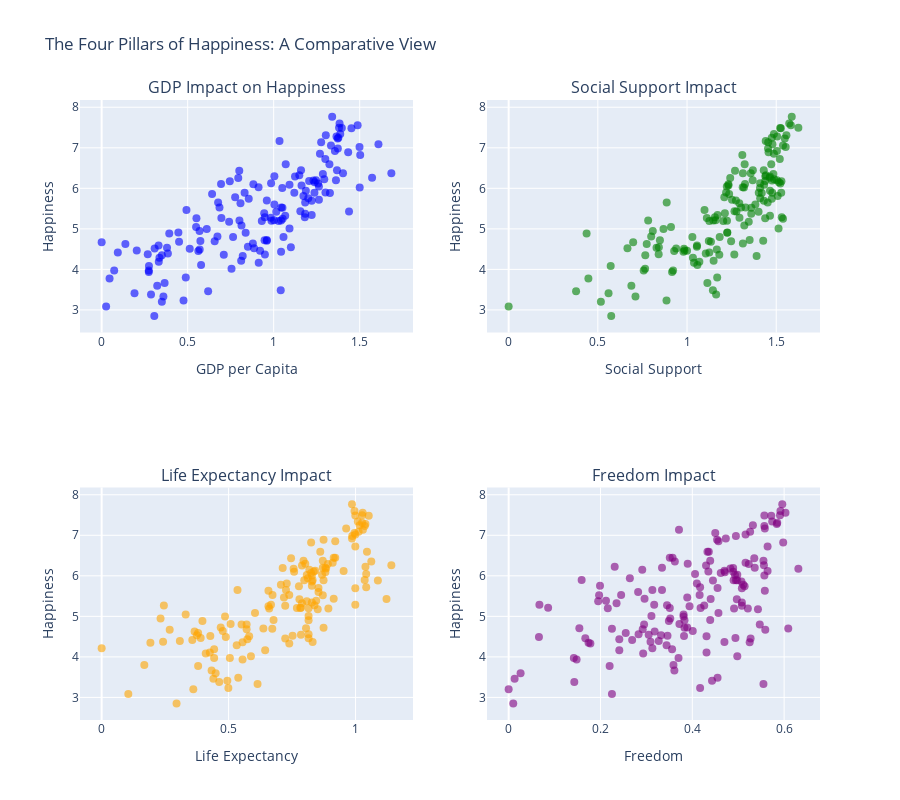

Notebook source saved alongside this figure:
### Markdown cell above
## 🎯 Final Analysis: Key Insights & Conclusions

Let's summarize what we've learned about happiness and answer our main question.

### Code cell
# Create a summary visualization
fig = make_subplots(
    rows=2, cols=2,
    subplot_titles=('GDP Impact on Happiness', 
                    'Social Support Impact',
                    'Life Expectancy Impact',
                    'Freedom Impact'),
    specs=[[{'type': 'scatter'}, {'type': 'scatter'}],
           [{'type': 'scatter'}, {'type': 'scatter'}]]
)

# GDP scatter
fig.add_trace(
    go.Scatter(x=df['GDP per capita'], y=df['Score'], mode='markers',
               marker=dict(color='blue', size=8, opacity=0.6),
               name='GDP'),
    row=1, col=1
)

# Social Support scatter
fig.add_trace(
    go.Scatter(x=df['Social support'], y=df['Score'], mode='markers',
               marker=dict(color='green', size=8, opacity=0.6),
               name='Social Support'),
    row=1, col=2
)

# Life Expectancy scatter
fig.add_trace(
    go.Scatter(x=df['Healthy life expectancy'], y=df['Score'], mode='markers',
               marker=dict(color='orange', size=8, opacity=0.6),
               name='Life Expectancy'),
    row=2, col=1
)

# Freedom scatter
fig.add_trace(
    go.Scatter(x=df['Freedom to make life choices'], y=df['Score'], mode='markers',
               marker=dict(color='purple', size=8, opacity=0.6),
               name='Freedom'),
    row=2, col=2
)

fig.update_xaxes(title_text="GDP per Capita", row=1, col=1)
fig.update_xaxes(title_text="Social Support", row=1, col=2)
fig.update_xaxes(title_text="Life Expectancy", row=2, col=1)
fig.update_xaxes(title_text="Freedom", row=2, col=2)

fig.update_yaxes(title_text="Happiness", row=1, col=1)
fig.update_yaxes(title_text="Happiness", row=1, col=2)
fig.update_yaxes(title_text="Happiness", row=2, col=1)
fig.update_yaxes(title_text="Happiness", row=2, col=2)

fig.update_layout(
    title_text="The Four Pillars of Happiness: A Comparative View",
    height=800,
    showlegend=False
)

fig.show()

### Figure 1 — Plotly figure (JSON) as saved in the notebook; plotly's stock layout.template omitted (floating-point values rounded to 4 significant figures; data arrays with more than 128 entries replaced by an {"elided": "..."} marker saying what was removed)
{"data": [{"marker": {"color": "blue", "opacity": 0.6, "size": 8}, "mode": "markers", "name": "GDP", "type": "scatter", "x": {"elided": "156 float values"}, "xaxis": "x", "y": {"elided": "156 float values"}, "yaxis": "y"}, {"marker": {"color": "green", "opacity": 0.6, "size": 8}, "mode": "markers", "name": "Social Support", "type": "scatter", "x": {"elided": "156 float values"}, "xaxis": "x2", "y": {"elided": "156 float values"}, "yaxis": "y2"}, {"marker": {"color": "orange", "opacity": 0.6, "size": 8}, "mode": "markers", "name": "Life Expectancy", "type": "scatter", "x": {"elided": "156 float values"}, "xaxis": "x3", "y": {"elided": "156 float values"}, "yaxis": "y3"}, {"marker": {"color": "purple", "opacity": 0.6, "size": 8}, "mode": "markers", "name": "Freedom", "type": "scatter", "x": {"elided": "156 float values"}, "xaxis": "x4", "y": {"elided": "156 float values"}, "yaxis": "y4"}], "layout": {"annotations": [{"font": {"size": 16}, "showarrow": false, "text": "GDP Impact on Happiness", "x": 0.225, "xanchor": "center", "xref": "paper", "y": 1, "yanchor": "bottom", "yref": "paper"}, {"font": {"size": 16}, "showarrow": false, "text": "Social Support Impact", "x": 0.775, "xanchor": "center", "xref": "paper", "y": 1, "yanchor": "bottom", "yref": "paper"}, {"font": {"size": 16}, "showarrow": false, "text": "Life Expectancy Impact", "x": 0.225, "xanchor": "center", "xref": "paper", "y": 0.375, "yanchor": "bottom", "yref": "paper"}, {"font": {"size": 16}, "showarrow": false, "text": "Freedom Impact", "x": 0.775, "xanchor": "center", "xref": "paper", "y": 0.375, "yanchor": "bottom", "yref": "paper"}], "height": 800, "showlegend": false, "title": {"text": "The Four Pillars of Happiness: A Comparative View"}, "xaxis": {"anchor": "y", "domain": [0, 0.45], "title": {"text": "GDP per Capita"}}, "xaxis2": {"anchor": "y2", "domain": [0.55, 1], "title": {"text": "Social Support"}}, "xaxis3": {"anchor": "y3", "domain": [0, 0.45], "title": {"text": "Life Expectancy"}}, "xaxis4": {"anchor": "y4", "domain": [0.55, 1], "title": {"text": "Freedom"}}, "yaxis": {"anchor": "x", "domain": [0.625, 1], "title": {"text": "Happiness"}}, "yaxis2": {"anchor": "x2", "domain": [0.625, 1], "title": {"text": "Happiness"}}, "yaxis3": {"anchor": "x3", "domain": [0, 0.375], "title": {"text": "Happiness"}}, "yaxis4": {"anchor": "x4", "domain": [0, 0.375], "title": {"text": "Happiness"}}}}
